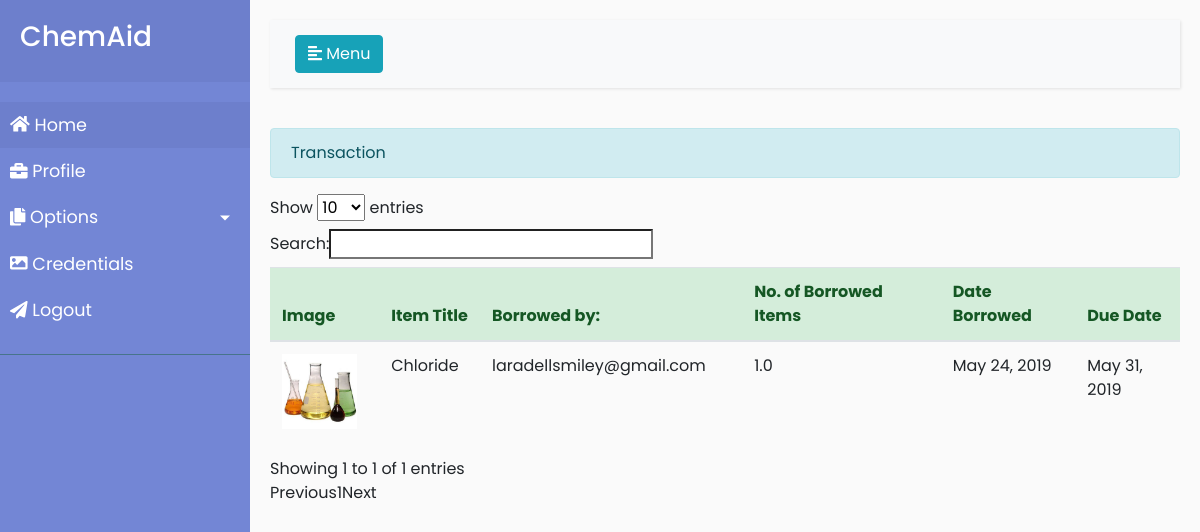
Page /ChemAid/admin/home/borrowed on the committed database.
### Items/models.py (models this page shows)
class Borrow(models.Model):
    borrower = models.ForeignKey(User, on_delete=models.CASCADE, null=True)
    name_item = models.CharField(max_length=255)
    cat_name = models.ForeignKey(Category,on_delete=models.CASCADE,null=True)
    num_of_items = models.FloatField(default=0)
    picture = models.ImageField(blank=False, upload_to='profile_pics')
    date = models.DateField(default=date.today)
    due_date = models.DateField(default=datetime.now()+timedelta(days=7))
    description = models.CharField(max_length=500)

### Users/models.py (models this page shows, shortened)
class User(AbstractBaseUser):
    email = models.EmailField(
        verbose_name='email address',
        max_length=255,
        unique=True,
    )
    YEAR_IN_SCHOOL_CHOICES = (
        ('Freshman', 'Freshman'),
        ('Sophomore', 'Sophomore'),
        ('Junior', 'Junior'),
        ('Senior', 'Senior'),
        ('Graduate', 'Graduate'),
    )
    COURSE_CHOICES = (
        ('Biology', 'Biology'),
        ('Computer Science', 'Computer Science'),
        ('Mathematics', 'Mathematics'),
        ('Political Science', 'Political Science'),
        ('Psychology', 'Psychology'),
        ('Communications', 'Communications'),
        ('Fine Arts', 'Fine Arts'),
        ('Management', 'Management'),
    )
    first_name = models.CharField(max_length=100, blank = True, null=True)
    last_name = models.CharField(max_length=100, blank = True, null=True)
    student_number = models.CharField(max_length=20, blank = True, null=True)
    contact_no = models.CharField(max_length=11, blank = True, null=True)
    course = models.CharField(max_length=100, choices=COURSE_CHOICES)
    year_lvl = models.CharField(max_length=20, choices=YEAR_IN_SCHOOL_CHOICES)
    active = models.BooleanField(default=True)
    staff = models.BooleanField(default=False) # a admin user; non super-user
    admin = models.BooleanField(null=True) # a superuser
    USERNAME_FIELD = 'email'
    REQUIRED_FIELDS = ['first_name', 'last_name', 'student_number', 'contact_no', 'course', 'year_lvl'] # Email & Password are required by default.
    def __str__(self):              # __unicode__ on Python 2
        return self.email
    objects = UserManager()

### Items/views.py (the view)
# urls.py: url(r'^ChemAid/admin/home/borrowed$', views.approveborrow, name="approve"),
def approveborrow(request):#(admin)list of approved borrowed items
    borrows = Borrow.objects.all()
    return render(request, "items/approveborrow.html", {"borrows": borrows})

### Items/templates/items/approveborrow.html (shortened to what this page needs)
{% extends 'adminbase.html' %}
{% block content %}
<div>
        {% csrf_token %}
        {% load staticfiles %}
        <div class="alert alert-info">Transaction</div>
        <table id="table" class="table table-stripped">
            <thead class="alert-success">
            <tr>
                <th>Image</th>
                <th>Item Title</th>
                <th>Borrowed by:</th>
                <th>No. of Borrowed Items</th>
                <th>Date Borrowed</th>
                <th>Due Date</th>
            </tr>
            </thead>
            <tbody>
            {% for borrow in borrows %}
                <tr>
                    <td><img  src="{{ borrow.picture.url }}" style="height:75px; width:75px;" class="img-responsive" align="left"></td>
                    <td>{{ borrow.name_item }}</td>
                    <td>{{ borrow.borrower }}</td>
                    <td>{{ borrow.num_of_items }}</td>
                    <td>
                        {{ borrow.date }}
                    </td>
                    <td>{{ borrow.due_date}}</td>
                </tr>
            {% endfor %}
            </tbody>
        </table>
</div>
{% endblock %}

### Users/static/home/media/style4.css (style rules this page uses)
body { font-family: 'Poppins', sans-serif; background: #fafafa; }

### rows in the picture
Borrow: picture (picture), name_item "Chloride", borrower "laradellsmiley@gmail.com", num_of_items "1.0", date "May 24, 2019", due_date "May 31, 2019"
